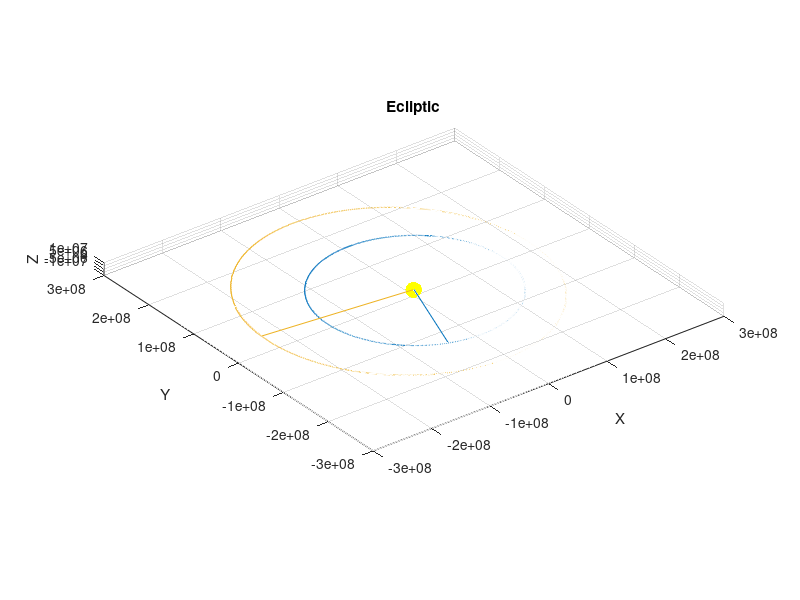

Write the MATLAB code that produced this figure. (Note: this script raises an error after producing the figure.)
%% Ecliptic

clear, close all
data = xlsread("Sun-Earth-2023-2025(1).csv");
data_sun = xlsread("Sun-Sun-2023-2024.csv");
data_mars = xlsread("Sun-Mars-2023-2025-ecliptic.csv");

x = data(:,3);
y = data(:,4);
z = data(:,5);

x1 = data_sun(:,3);
y1 = data_sun(:,4);
z1 = data_sun(:,5);

x2 = data_mars(:,3);
y2 = data_mars(:,4);
z2 = data_mars(:,5);

figure(1)
plot3(x,y,z)
hold on
grid on
plot3(x1,y1,z1,'o','Color','yellow','MarkerSize',10,...
    'MarkerFaceColor','yellow')
plot3(x2,y2,z2)
xlabel("X")
ylabel("Y")
zlabel("Z")
title("Ecliptic")
daspect([1 1 1])

t = "2024-12-01";
t = datetime(t);

jd = juliandate(t);

for i = 1:length(data)
    if data(i,1) == jd
        plot3(data(i,3),data(i,4),data(i,5),'o','Color','blue')
        %plot3(data_sun(i,3),data_sun(i,4),data_sun(i,5),'*','Color','yellow')
        plot3(data_mars(i,3),data_mars(i,4),data_mars(i,5),'o','Color','red')
    end
end

figure(3)
plot(x,y)
hold on
grid on
plot(x1,y1,'o','Color','yellow','MarkerSize',10,...
    'MarkerFaceColor','yellow')
plot(x2,y2)
xlabel("X")
ylabel("Y")
%daspect([1 1])


%% Equatorial

data = xlsread("Sun-Earth-2023-2024-equotoarl(1).csv");
data_sun = xlsread("Sun-Sun-2023-2025-equatorial.csv");
data_mars = xlsread("Sun-Mars-2023-2025-ecquatorial.csv");

x = data(:,3);
y = data(:,4);
z = data(:,5);

x1 = data_sun(:,3);
y1 = data_sun(:,4);
z1 = data_sun(:,5);

x2 = data_mars(:,3);
y2 = data_mars(:,4);
z2 = data_mars(:,5);

figure(2)
plot3(x,y,z)
hold on
grid on
plot3(x1,y1,z1,'o','Color','yellow','MarkerSize',10,...
    'MarkerFaceColor','yellow')
plot3(x2,y2,z2)
xlabel("X")
ylabel("Y")
zlabel("Z")
title("Equatorial")
daspect([1 1 1])

t = "2024-12-01";
t = datetime(t);

jd = juliandate(t);

for i = 1:length(data)
    if data(i,1) == jd
        plot3(data(i,3),data(i,4),data(i,5),'o','Color','blue')
        %plot3(data_sun(i,3),data_sun(i,4),data_sun(i,5),'*','Color','yellow')
        plot3(data_mars(i,3),data_mars(i,4),data_mars(i,5),'o','Color','red')
    end
end

%% Offset angle

data = xlsread("Sun-Earth-2023-2025(1).csv");
data1 = xlsread("Sun-Earth-2023-2024-equotoarl(1).csv");

pos = [data(1,6);data(1,7);data(1,8)];
pos1 = [data1(1,6);data1(1,7);data1(1,8)];

direction = norm(pos);
direction1 = norm(pos1);

angle = acos(direction/direction1);